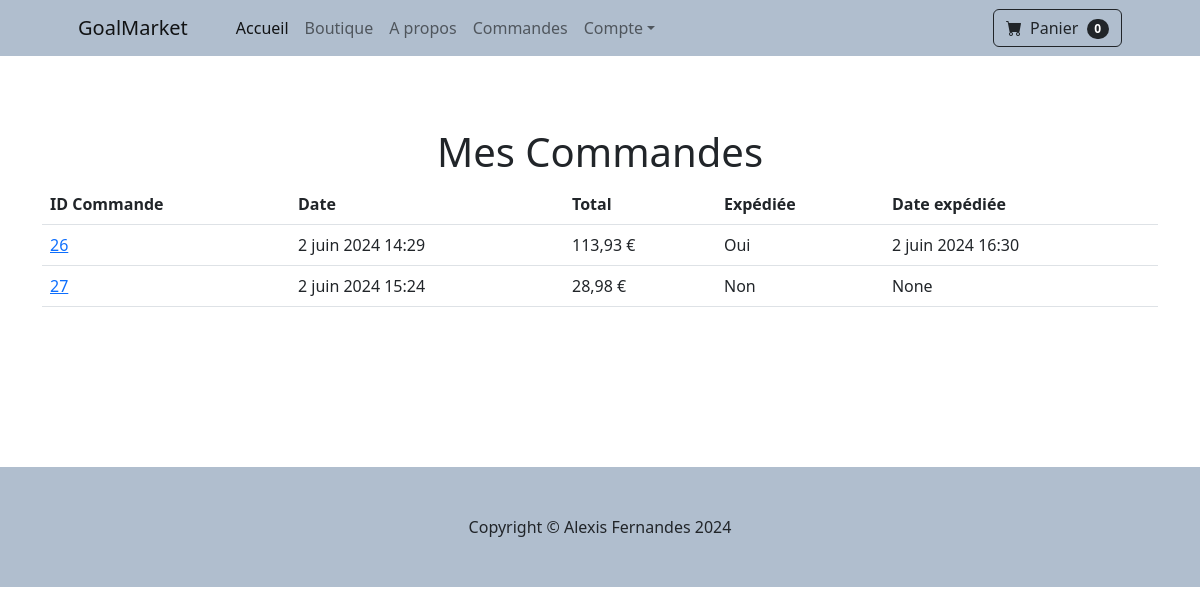
/panier/mes_commandes/ (signed in), run on the app's committed database.
### panier/models.py (models this page shows, shortened)
class Commande (models.Model):
    user = models.ForeignKey(User, on_delete=models.CASCADE, null=True, blank=True)
    name = models.CharField(max_length=200)
    email = models.EmailField(max_length=200)
    address = models.TextField(max_length=15000)
    date_ordered = models.DateTimeField(auto_now_add=True)
    prix_total = models.DecimalField(max_digits=10, decimal_places=2,)
    expedie = models.BooleanField(default=False)
    date_expedie = models.DateTimeField(null=True, blank=True)

### panier/views.py (the view)
# urls.py: path('mes_commandes/', views.commandes_utilisateur, name='commandes_utilisateur'),
def commandes_utilisateur(request):
    if request.user.is_authenticated:
        user = request.user
        commandes = Commande.objects.filter(user=user)
        context = {
            'commandes': commandes
        }
        return render(request, 'mes_commandes.html', context)
    else:
        messages.error(request, "Vous devez être connecté pour accéder à cette page")
        return redirect('login')

### panier/context_processors.py (called while the page is built)
def panier(request):
    return {'panier': Panier(request)}

### panier/panier.py (called while the page is built)
    def __len__(self):
        return len(self.panier)

### panier/templates/mes_commandes.html (shortened to what this page needs)
{% extends "nav.html" %}
{% load static %}
{% block content %}
<br><br><br>
<div class="container">
    <h1 class="text-center">Mes Commandes</h1>
    <table class="table">
        <thead>
            <tr>
                <th>ID Commande</th>
                <th>Date</th>
                <th>Total</th>
                <th>Expédiée</th>
                <th>Date expédiée</th>
            </tr>
        </thead>
        <tbody>
            {% for commande in commandes %}
            <tr>
                <td><a href="{%url 'commande_detail' commande.id %}">{{ commande.id }}</td></a>
                <td>{{ commande.date_ordered }}</td>
                <td>{{ commande.prix_total }} €</td>
                <td>{{ commande.expedie|yesno:"Oui,Non" }}</td>
                <td>{{ commande.date_expedie }}</td>
            </tr>
            {% endfor %}
        </tbody>
    </table>
</div>
<br><br><br><br><br><br>
{% endblock %}

### data on the page
Commande: id "26", date_ordered "2 juin 2024 14:29", prix_total "113,93", expedie "Oui", date_expedie "2 juin 2024 16:30"
Commande: id "27", date_ordered "2 juin 2024 15:24", prix_total "28,98", expedie "Non", date_expedie "None"

### other printed values
{{ panier|length }} "0"
